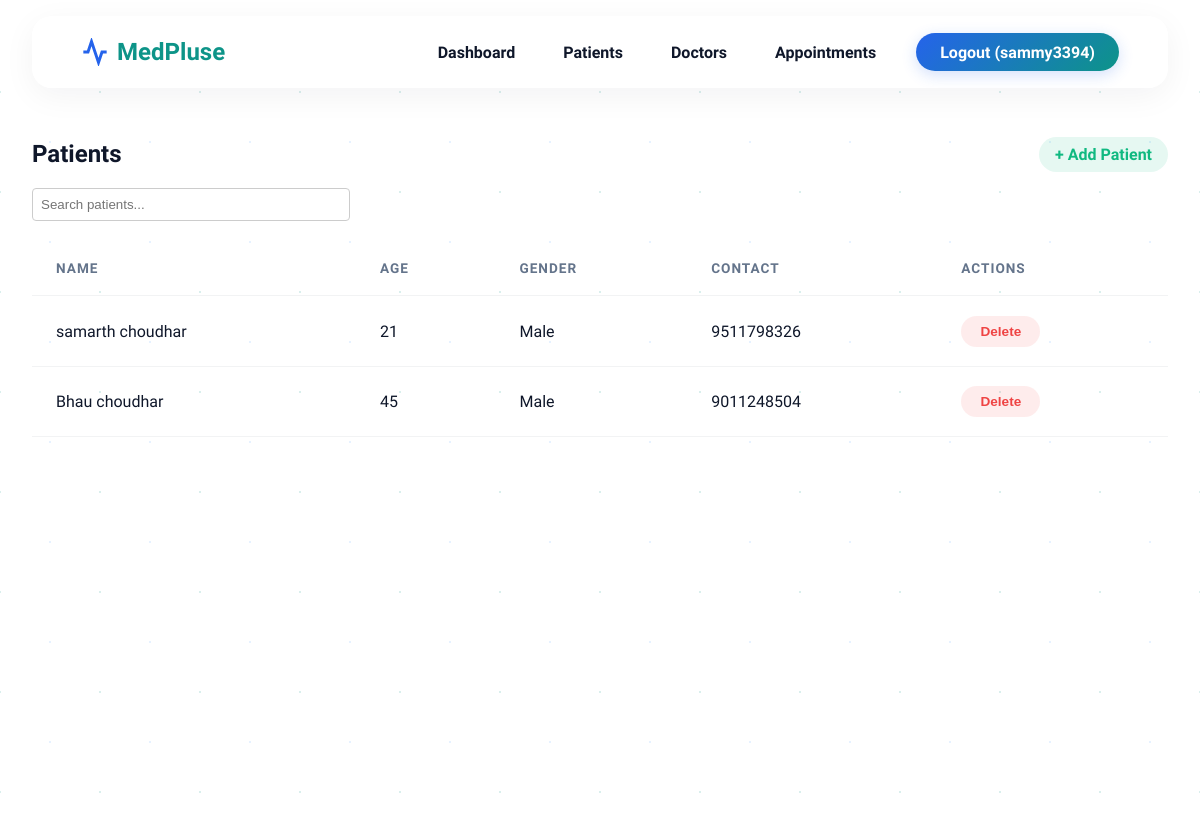
Screenshot of /patients/ (signed in) with the database file from the repository.
### accounts/models.py (models this page shows)
class CustomUser(AbstractUser):
    ROLE_CHOICES = (
        ('admin', 'Admin'),
        ('doctor', 'Doctor'),
        ('patient', 'Patient'),
    )
    role = models.CharField(max_length=10, choices=ROLE_CHOICES, default='patient')

### patients/models.py (models this page shows, shortened)
class Patient(models.Model):
    GENDER_CHOICES = [('M', 'Male'), ('F', 'Female'), ('O', 'Other')]
    user = models.OneToOneField(CustomUser, on_delete=models.CASCADE, limit_choices_to={'role': 'patient'}, null=True, blank=True)
    name = models.CharField(max_length=100)
    age = models.PositiveIntegerField()
    gender = models.CharField(max_length=1, choices=GENDER_CHOICES)
    contact = models.CharField(max_length=15)
    medical_history = models.TextField(blank=True, null=True)

### patients/views.py (the view)
# urls.py: path('', views.patient_list, name='patient_list'),
@login_required
def patient_list(request):
    query = request.GET.get('q')
    if query:
        patients = Patient.objects.filter(name__icontains=query)
    else:
        patients = Patient.objects.all()
    return render(request, 'patients/patient_list.html', {'patients': patients})

### templates/patients/patient_list.html (shortened to what this page needs)
{% extends 'base.html' %}
{% block content %}
<div style="display: flex; justify-content: space-between; align-items: center;">
    <h2>Patients</h2>
    <a href="{% url 'patient_create' %}" class="badge completed" style="text-decoration: none; padding: 8px 16px; font-size: 1rem;">+ Add Patient</a>
</div>
<form method="GET" style="margin-bottom: 20px;">
    <input type="text" name="q" placeholder="Search patients..." style="padding: 8px; width: 300px; border-radius: 4px; border: 1px solid #ccc;">
    <button type="submit" style="padding: 8px 16px; background: var(--secondary-color); color: white; border: none; border-radius: 4px; cursor: pointer;">Search</button>
</form>
<table class="data-table">
    <thead>
        <tr>
            <th>Name</th>
            <th>Age</th>
            <th>Gender</th>
            <th>Contact</th>
            <th>Actions</th>
        </tr>
    </thead>
    <tbody>
        {% for patient in patients %}
        <tr>
            <td>{{ patient.name }}</td>
            <td>{{ patient.age }}</td>
            <td>{{ patient.get_gender_display }}</td>
            <td>{{ patient.contact }}</td>
            <td>
                <form action="{% url 'patient_delete' patient.pk %}" method="POST" style="display: inline;">
                    <button type="submit" class="badge cancelled" style="border: none; cursor: pointer;">Delete</button>
                </form>
            </td>
        </tr>
        {% empty %}
        <tr><td colspan="5">No patients found.</td></tr>
        {% endfor %}
    </tbody>
</table>
{% endblock %}

### templates/base.html (shortened to what this page needs)
<!DOCTYPE html>
<html lang="en">
<head>
    {% load static %}
    <link rel="stylesheet" href="{% static 'css/style.css' %}">
</head>
<body>
    <div class="bg-particles"></div>
    <nav class="navbar glass">
        <div class="logo">
            <svg class="heartbeat-anim" viewBox="0 0 24 24" width="28" height="28" stroke="currentColor"
                stroke-width="2.5" fill="none">
                <path d="M22 12h-4l-3 9L9 3l-3 9H2" />
            </svg>
            MedPluse
        </div>
        <ul class="nav-links" id="nav-links">
            <li><a href="{% url 'home' %}">Dashboard</a></li>
            <li><a href="{% url 'patient_list' %}">Patients</a></li>
            <li><a href="{% url 'doctor_list' %}">Doctors</a></li>
            <li><a href="{% url 'appointment_list' %}">Appointments</a></li>
            {% if user.is_authenticated %}
            <li class="no-underline"><a href="{% url 'logout' %}" class="btn-primary">Logout ({{ user.username }})</a>
            </li>
            {% else %}
            <li class="no-underline"><a href="{% url 'login' %}" class="btn-primary">Login</a></li>
            {% endif %}
        </ul>
    </nav>
    <div class="container fade-in">
        {% block content %}{% endblock %}
    </div>
</body>
</html>

### static/css/style.css (style rules this page uses)
:root { --bg-main: #f0f7f9; --primary-blue: #2563eb; --light-blue: #60a5fa; --teal: #0d9488; --soft-green: #10b981; --text-dark: #0f172a; --text-light: #64748b; --glass-bg: rgba(255, 255, 255, 0.75); --glass-border: rgba(255, 255, 255, 0.5); --glass-shadow: 0 8px 32px rgba(15, 23, 42, 0.05); }
body { font-family: 'Plus Jakarta Sans', sans-serif; background: radial-gradient(circle top left, #e0f2fe 0%, #f0fdfa 100%); background-attachment: fixed; color: var(--text-dark); margin: 0; min-height: 100vh; overflow-x: hidden; scroll-behavior: smooth; }
.bg-particles { position: fixed; top: -50%; left: -50%; right: -50%; bottom: -50%; background-image: radial-gradient(var(--light-blue) 1px, transparent 1px), radial-gradient(var(--teal) 1px, transparent 1px); background-size: 100px 100px; background-position: 0 0, 50px 50px; opacity: 0.15; z-index: -1; animation: bgMove 120s linear infinite; pointer-events: none; }
.glass { background: var(--glass-bg); backdrop-filter: blur(16px); -webkit-backdrop-filter: blur(16px); border: 1px solid var(--glass-border); border-radius: 16px; box-shadow: var(--glass-shadow); }
.navbar { position: sticky; top: 0; z-index: 1000; display: flex; justify-content: space-between; align-items: center; padding: 1rem 3rem; margin: 1rem 2rem 2rem 2rem; border-radius: 20px; }
.logo { font-size: 1.5rem; font-weight: 700; color: var(--teal); display: flex; align-items: center; gap: 8px; }
.heartbeat-anim { animation: pulseIcon 2s infinite; color: var(--primary-blue); }
.nav-links { display: flex; gap: 2rem; list-style: none; margin: 0; padding: 0; align-items: center; }
.nav-links a { text-decoration: none; color: var(--text-dark); font-weight: 600; position: relative; padding: 0.5rem; transition: color 0.3s; }
.nav-links a::after { content: ''; position: absolute; bottom: 0; left: 0; width: 0; height: 3px; background: linear-gradient(90deg, var(--primary-blue), var(--teal)); border-radius: 2px; transition: width 0.3s ease; }
.btn-primary { background: linear-gradient(135deg, var(--primary-blue), var(--teal)); color: white !important; padding: 0.6rem 1.5rem !important; border-radius: 30px !important; font-weight: 600; transition: all 0.3s ease !important; border: none; display: inline-block; cursor: pointer; box-shadow: 0 4px 15px rgba(37, 99, 235, 0.2); }
.btn-primary::after { display: none !important; }
.container { max-width: 1200px; margin: 0 auto; padding: 0 2rem 2rem 2rem; }
.fade-in { animation: fadeIn 0.8s ease-out; }
form { width: 100%; }
.data-table { width: 100%; border-collapse: separate; border-spacing: 0; }
.data-table th, .data-table td { padding: 1.2rem 1.5rem; text-align: left; border-bottom: 1px solid rgba(15, 23, 42, 0.05); }
.data-table th { color: var(--text-light); font-weight: 600; text-transform: uppercase; font-size: 0.85rem; letter-spacing: 1px; }
.data-table tbody tr { transition: all 0.3s ease; cursor: pointer; }
.status-badge, .badge { padding: 0.5rem 1.2rem; border-radius: 20px; font-size: 0.85rem; font-weight: 600; display: inline-block; text-align: center; border: none; cursor: pointer; transition: transform 0.2s; }
.completed { background: rgba(16,185,129,0.1); color: var(--soft-green); }
.cancelled { background: rgba(239,68,68,0.1); color: #ef4444; }

### rows the page displays
CustomUser: username "sammy3394"
Patient: name "samarth choudhar", age "21", gender "Male", contact "9511798326"
Patient: name "Bhau choudhar", age "45", gender "Male", contact "9011248504"
